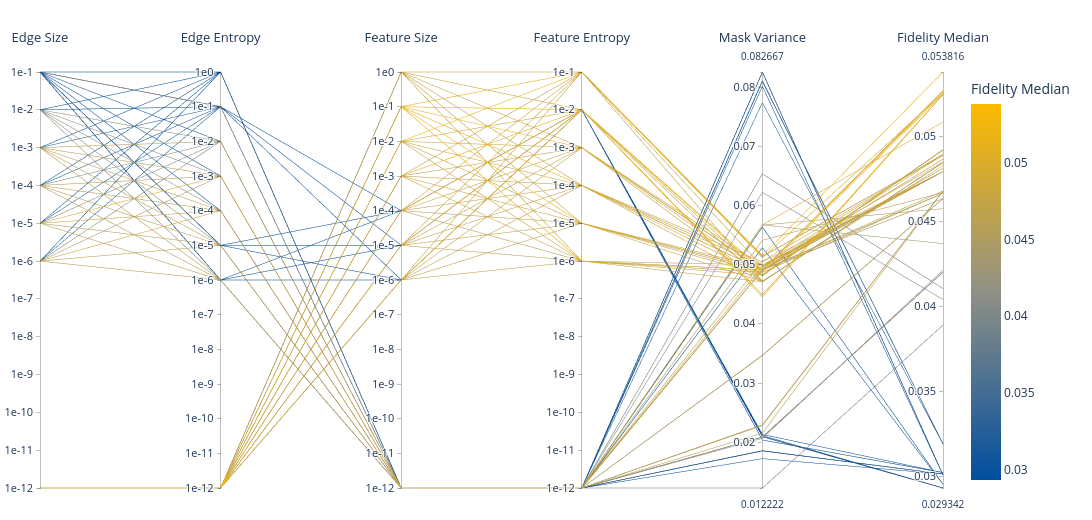

The notebook cell this image was saved under:
### Markdown cell above
### Variability Gridsearch: Report Variant (Compact)

Parallel-coordinates variant for report figures (compact and readable).

### Code cell
# VARIABILITY_PARALLEL_COORDS_REPORT_V1
from pathlib import Path

import numpy as np
import pandas as pd
import plotly.graph_objects as go


def _resolve_results_dir_report():
    candidates = []
    if "PROJECT_ROOT" in globals() and globals()["PROJECT_ROOT"] is not None:
        candidates.append(Path(globals()["PROJECT_ROOT"]) / "results" / "experiments")

    cwd = Path.cwd()
    candidates.extend(
        [
            cwd / "results" / "experiments",
            cwd / "gnn4nmr" / "results" / "experiments",
            cwd.parent / "results" / "experiments",
            cwd.parent / "gnn4nmr" / "results" / "experiments",
        ]
    )

    for path in candidates:
        if path.exists():
            return path
    return candidates[0]


def _load_var_stage_df_report():
    if "var_stage_summary_df" in globals() and isinstance(var_stage_summary_df, pd.DataFrame) and not var_stage_summary_df.empty:
        return var_stage_summary_df.copy(), "var_stage_summary_df"

    results_dir = _resolve_results_dir_report()
    files = sorted(results_dir.glob("gnn_variability_stage_summary_*.csv"), key=lambda p: p.stat().st_mtime, reverse=True)
    if files:
        return pd.read_csv(files[0]), str(files[0])

    return pd.DataFrame(), ""


def _to_numeric_report(df, cols):
    out = df.copy()
    for col in cols:
        if col in out.columns:
            out[col] = pd.to_numeric(out[col], errors="coerce")
    return out


def _pow10_ticks(log_vals):
    vals = np.asarray(log_vals, dtype=float)
    vals = vals[np.isfinite(vals)]
    if vals.size == 0:
        return [], [], None
    lo = int(np.floor(vals.min()))
    hi = int(np.ceil(vals.max()))
    tickvals = list(range(lo, hi + 1))
    ticktext = [f"1e{v}" for v in tickvals]
    return tickvals, ticktext, [lo, hi]

def _resolve_report_export_path(var_source):
    if var_source not in {"", "var_stage_summary_df"}:
        source_path = Path(var_source)
        if source_path.exists():
            return source_path.parent / "variability_parallel_coords_compact_report.pdf"

    return _resolve_results_dir_report() / "variability_parallel_coords_compact_report.pdf"


var_df, var_source = _load_var_stage_df_report()
if var_df.empty:
    raise RuntimeError("No variability stage summary found. Run variability gridsearch or export artifacts first.")

print(f"Using variability data source: {var_source}")

fidelity_col = "fidelity_median" if "fidelity_median" in var_df.columns else "fidelity_mean"
if fidelity_col not in var_df.columns:
    raise RuntimeError("No fidelity_median/fidelity_mean column found in variability summary.")

needed_numeric = [
    "edge_size",
    "edge_ent",
    "node_feat_size",
    "node_feat_ent",
    "mask_var_median",
    fidelity_col,
]
var_df = _to_numeric_report(var_df, needed_numeric)

plot_df = var_df[
    np.isfinite(var_df["edge_size"])
    & np.isfinite(var_df["edge_ent"])
    & np.isfinite(var_df["node_feat_size"])
    & np.isfinite(var_df["node_feat_ent"])
    & np.isfinite(var_df["mask_var_median"])
    & np.isfinite(var_df[fidelity_col])
].copy()

if plot_df.empty:
    raise RuntimeError("No finite rows available for the compact report plot.")

for col in ["edge_size", "edge_ent", "node_feat_size", "node_feat_ent"]:
    plot_df[f"log10_{col}"] = np.log10(np.clip(plot_df[col].to_numpy(dtype=float), 1e-12, None))

es_ticks, es_text, es_range = _pow10_ticks(plot_df["log10_edge_size"])
ee_ticks, ee_text, ee_range = _pow10_ticks(plot_df["log10_edge_ent"])
fs_ticks, fs_text, fs_range = _pow10_ticks(plot_df["log10_node_feat_size"])
fe_ticks, fe_text, fe_range = _pow10_ticks(plot_df["log10_node_feat_ent"])

color_vals = plot_df[fidelity_col].to_numpy(dtype=float)
custom_scale = [(0.0, "#004e9f"), (0.5, "#909085"), (1.0, "#fcba00")]
fidelity_label = "Fidelity Median" if fidelity_col == "fidelity_median" else "Fidelity Mean"

fig = go.Figure(
    data=go.Parcoords(
        line=dict(
            color=color_vals,
            colorscale=custom_scale,
            cmin=float(np.nanmin(color_vals)),
            cmax=float(np.nanmax(color_vals)),
            showscale=True,
            colorbar=dict(title=fidelity_label),
        ),
        labelfont=dict(size=13, color="#1f3555"),
        tickfont=dict(size=11, color="#1f3555"),
        dimensions=[
            dict(label="Edge Size", values=plot_df["log10_edge_size"], tickvals=es_ticks, ticktext=es_text, range=es_range),
            dict(label="Edge Entropy", values=plot_df["log10_edge_ent"], tickvals=ee_ticks, ticktext=ee_text, range=ee_range),
            dict(label="Feature Size", values=plot_df["log10_node_feat_size"], tickvals=fs_ticks, ticktext=fs_text, range=fs_range),
            dict(label="Feature Entropy", values=plot_df["log10_node_feat_ent"], tickvals=fe_ticks, ticktext=fe_text, range=fe_range),
            dict(label="Mask Variance", values=plot_df["mask_var_median"]),
            dict(label=fidelity_label, values=plot_df[fidelity_col]),
        ],
    )
)

fig.update_layout(
    width=1250,
    height=520,
    margin=dict(l=40, r=70, t=70, b=30),
    font=dict(size=12, color="#1f3555"),
    paper_bgcolor="white",
    plot_bgcolor="white",
)
fig.show()

export_path = _resolve_report_export_path(var_source)
export_path.parent.mkdir(parents=True, exist_ok=True)
try:
    fig.write_image(str(export_path), format="pdf")
except ValueError as exc:
    raise RuntimeError(
        "PDF export requires the 'kaleido' package. Install it with: pip install kaleido"
    ) from exc
print(f"Saved compact report PDF: {export_path}")

### Figure 1 — Plotly figure (JSON) as saved in the notebook; plotly's stock layout.template omitted (floating-point values rounded to 4 significant figures)
{"data": [{"dimensions": [{"label": "Edge Size", "range": [-12, -1], "ticktext": ["1e-12", "1e-11", "1e-10", "1e-9", "1e-8", "1e-7", "1e-6", "1e-5", "1e-4", "1e-3", "1e-2", "1e-1"], "tickvals": [-12, -11, -10, -9, -8, -7, -6, -5, -4, -3, -2, -1], "values": [-5, -6, -5, -6, -6, -3, -3, -3, -3, -3, -5, -5, -4, -4, -4, -4, -6, -2, -2, -2, -2, -2, -6, -5, -4, -6, -5, -4, -3, -1, -1, -1, -1, -1, -1, -6, -5, -4, -3, -2, -2, -1, -12, -12, -12, -12, -12, -12, -12, -12, -12, -12, -12, -12, -12, -12, -12, -12, -12, -12, -12, -12, -12, -12, -12, -12, -12, -12, -12, -12, -12, -12, -12, -12, -12, -12, -12, -12, -12, -12, -12, -12, -12, -12, -1, -1, -1, -1, -1, -1, -1, -1, -1, -1]}, {"label": "Edge Entropy", "range": [-12, 0], "ticktext": ["1e-12", "1e-11", "1e-10", "1e-9", "1e-8", "1e-7", "1e-6", "1e-5", "1e-4", "1e-3", "1e-2", "1e-1", "1e0"], "tickvals": [-12, -11, -10, -9, -8, -7, -6, -5, -4, -3, -2, -1, 0], "values": [-3, -4, -4, -5, -6, -6, -5, -4, -3, -2, -6, -5, -6, -5, -4, -3, -3, -2, -6, -5, -4, -3, -2, -2, -2, -1, -1, -1, -1, -6, -5, -4, -3, -2, -1, 0, 0, 0, 0, 0, -1, 0, -12, -12, -12, -12, -12, -12, -12, -12, -12, -12, -12, -12, -12, -12, -12, -12, -12, -12, -12, -12, -12, -12, -12, -12, -12, -12, -12, -12, -12, -12, -12, -12, -12, -12, -12, -12, -12, -12, -12, -12, -12, -12, -1, -1, -1, -6, -6, -6, -5, -5, -5, -1]}, {"label": "Feature Size", "range": [-12, 0], "ticktext": ["1e-12", "1e-11", "1e-10", "1e-9", "1e-8", "1e-7", "1e-6", "1e-5", "1e-4", "1e-3", "1e-2", "1e-1", "1e0"], "tickvals": [-12, -11, -10, -9, -8, -7, -6, -5, -4, -3, -2, -1, 0], "values": [-12, -12, -12, -12, -12, -12, -12, -12, -12, -12, -12, -12, -12, -12, -12, -12, -12, -12, -12, -12, -12, -12, -12, -12, -12, -12, -12, -12, -12, -12, -12, -12, -12, -12, -12, -12, -12, -12, -12, -12, -12, -12, -2, -1, -1, -1, -1, -1, -1, -3, -6, -5, -4, -2, -2, -2, -2, -2, -4, -6, -5, -4, -3, -3, -3, 0, 0, 0, 0, 0, 0, -3, -3, -6, -6, -6, -6, -5, -5, -5, -4, -5, -4, -4, -6, -5, -4, -6, -5, -4, -6, -5, -4, -12]}, {"label": "Feature Entropy", "range": [-12, -1], "ticktext": ["1e-12", "1e-11", "1e-10", "1e-9", "1e-8", "1e-7", "1e-6", "1e-5", "1e-4", "1e-3", "1e-2", "1e-1"], "tickvals": [-12, -11, -10, -9, -8, -7, -6, -5, -4, -3, -2, -1], "values": [-12, -12, -12, -12, -12, -12, -12, -12, -12, -12, -12, -12, -12, -12, -12, -12, -12, -12, -12, -12, -12, -12, -12, -12, -12, -12, -12, -12, -12, -12, -12, -12, -12, -12, -12, -12, -12, -12, -12, -12, -12, -12, -1, -6, -5, -4, -3, -2, -1, -2, -2, -2, -2, -2, -6, -5, -4, -3, -3, -1, -1, -1, -6, -5, -1, -6, -5, -4, -3, -2, -1, -3, -4, -6, -5, -4, -3, -5, -4, -3, -4, -6, -6, -5, -2, -2, -2, -2, -2, -2, -2, -2, -2, -12]}, {"label": "Mask Variance", "values": [0.05676, 0.05063, 0.04914, 0.04973, 0.04914, 0.02292, 0.02291, 0.02281, 0.02152, 0.05417, 0.04914, 0.04914, 0.03467, 0.03467, 0.03471, 0.05673, 0.05677, 0.02065, 0.02086, 0.02086, 0.02086, 0.02084, 0.06542, 0.06542, 0.06229, 0.08117, 0.08116, 0.08107, 0.07748, 0.01851, 0.01851, 0.01851, 0.01851, 0.01854, 0.01719, 0.08266, 0.08266, 0.08266, 0.08267, 0.08025, 0.05293, 0.0564, 0.0516, 0.04914, 0.04914, 0.04914, 0.04914, 0.04913, 0.05119, 0.0488, 0.04495, 0.04493, 0.04458, 0.04813, 0.04826, 0.04827, 0.04828, 0.04833, 0.04981, 0.05145, 0.05145, 0.05143, 0.04913, 0.04913, 0.04971, 0.04715, 0.04715, 0.04715, 0.04715, 0.04717, 0.04725, 0.04913, 0.04913, 0.05001, 0.04953, 0.0505, 0.04913, 0.04914, 0.04984, 0.04913, 0.04914, 0.04914, 0.04874, 0.04874, 0.02034, 0.02034, 0.02129, 0.02092, 0.02092, 0.0211, 0.02092, 0.02092, 0.0211, 0.01222]}, {"label": "Fidelity Median", "values": [0.05087, 0.04894, 0.04894, 0.04796, 0.04681, 0.04681, 0.04681, 0.04681, 0.04681, 0.04672, 0.04637, 0.04637, 0.04637, 0.04637, 0.04637, 0.04578, 0.04372, 0.04215, 0.04204, 0.04204, 0.04204, 0.04204, 0.04108, 0.04108, 0.04043, 0.03193, 0.03193, 0.03193, 0.03193, 0.03017, 0.03017, 0.03017, 0.03017, 0.03017, 0.03017, 0.0301, 0.0301, 0.0301, 0.0301, 0.0301, 0.02956, 0.02956, 0.05382, 0.0527, 0.0527, 0.0527, 0.0527, 0.0526, 0.05259, 0.05253, 0.05249, 0.05249, 0.05249, 0.04924, 0.04923, 0.04923, 0.04923, 0.04923, 0.04901, 0.04892, 0.04892, 0.04892, 0.04869, 0.04869, 0.04852, 0.04849, 0.04849, 0.04849, 0.04849, 0.04849, 0.04832, 0.04815, 0.04815, 0.04796, 0.04796, 0.04796, 0.04796, 0.04796, 0.04796, 0.04796, 0.04796, 0.04669, 0.04669, 0.04669, 0.03025, 0.03025, 0.03025, 0.02934, 0.02934, 0.02934, 0.02934, 0.02934, 0.02934, 0.03892]}], "labelfont": {"color": "#1f3555", "size": 13}, "line": {"cmax": 0.05382, "cmin": 0.02934, "color": [0.05087, 0.04894, 0.04894, 0.04796, 0.04681, 0.04681, 0.04681, 0.04681, 0.04681, 0.04672, 0.04637, 0.04637, 0.04637, 0.04637, 0.04637, 0.04578, 0.04372, 0.04215, 0.04204, 0.04204, 0.04204, 0.04204, 0.04108, 0.04108, 0.04043, 0.03193, 0.03193, 0.03193, 0.03193, 0.03017, 0.03017, 0.03017, 0.03017, 0.03017, 0.03017, 0.0301, 0.0301, 0.0301, 0.0301, 0.0301, 0.02956, 0.02956, 0.05382, 0.0527, 0.0527, 0.0527, 0.0527, 0.0526, 0.05259, 0.05253, 0.05249, 0.05249, 0.05249, 0.04924, 0.04923, 0.04923, 0.04923, 0.04923, 0.04901, 0.04892, 0.04892, 0.04892, 0.04869, 0.04869, 0.04852, 0.04849, 0.04849, 0.04849, 0.04849, 0.04849, 0.04832, 0.04815, 0.04815, 0.04796, 0.04796, 0.04796, 0.04796, 0.04796, 0.04796, 0.04796, 0.04796, 0.04669, 0.04669, 0.04669, 0.03025, 0.03025, 0.03025, 0.02934, 0.02934, 0.02934, 0.02934, 0.02934, 0.02934, 0.03892], "colorbar": {"title": {"text": "Fidelity Median"}}, "colorscale": [[0, "#004e9f"], [0.5, "#909085"], [1, "#fcba00"]], "showscale": true}, "tickfont": {"color": "#1f3555", "size": 11}, "type": "parcoords"}], "layout": {"font": {"color": "#1f3555", "size": 12}, "height": 520, "margin": {"b": 30, "l": 40, "r": 70, "t": 70}, "paper_bgcolor": "white", "plot_bgcolor": "white", "width": 1250}}
